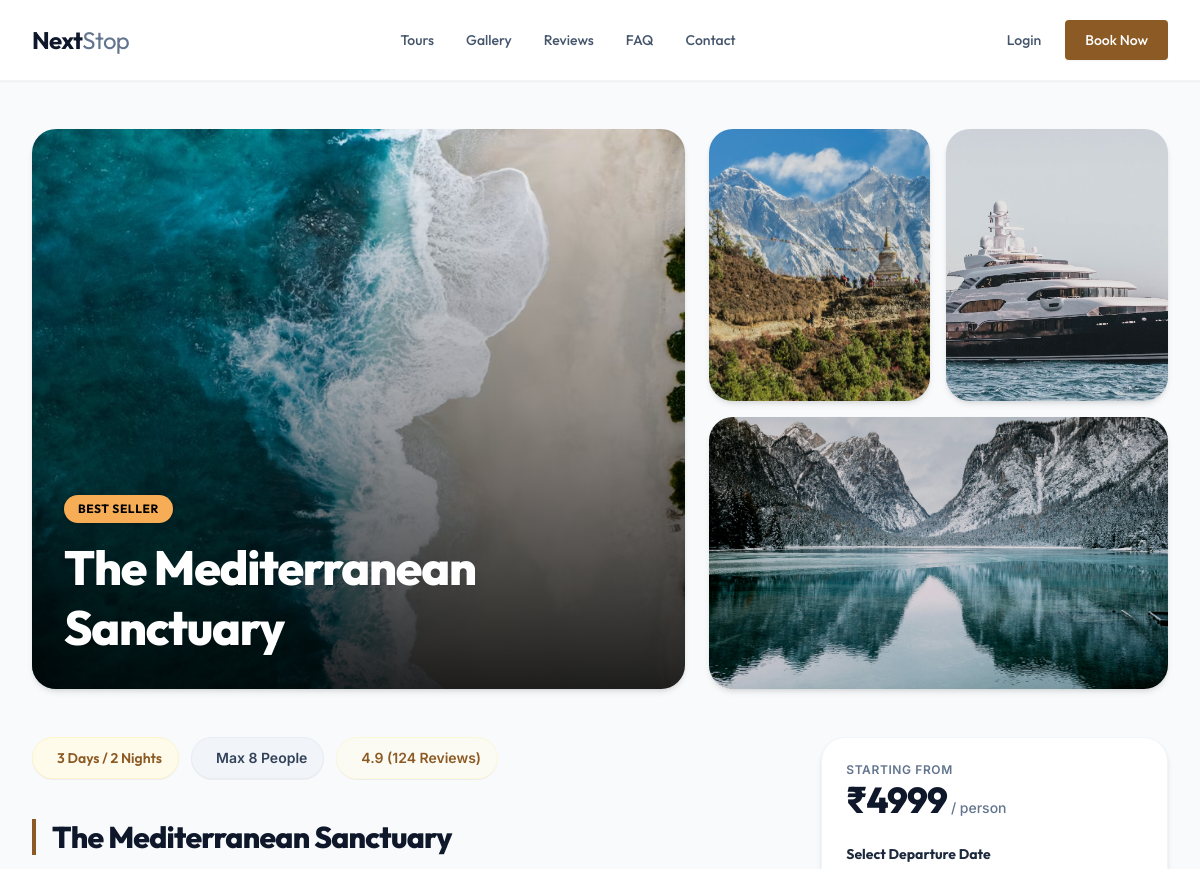
The app's page /packages/package_detail/1/ (upper part), older data.
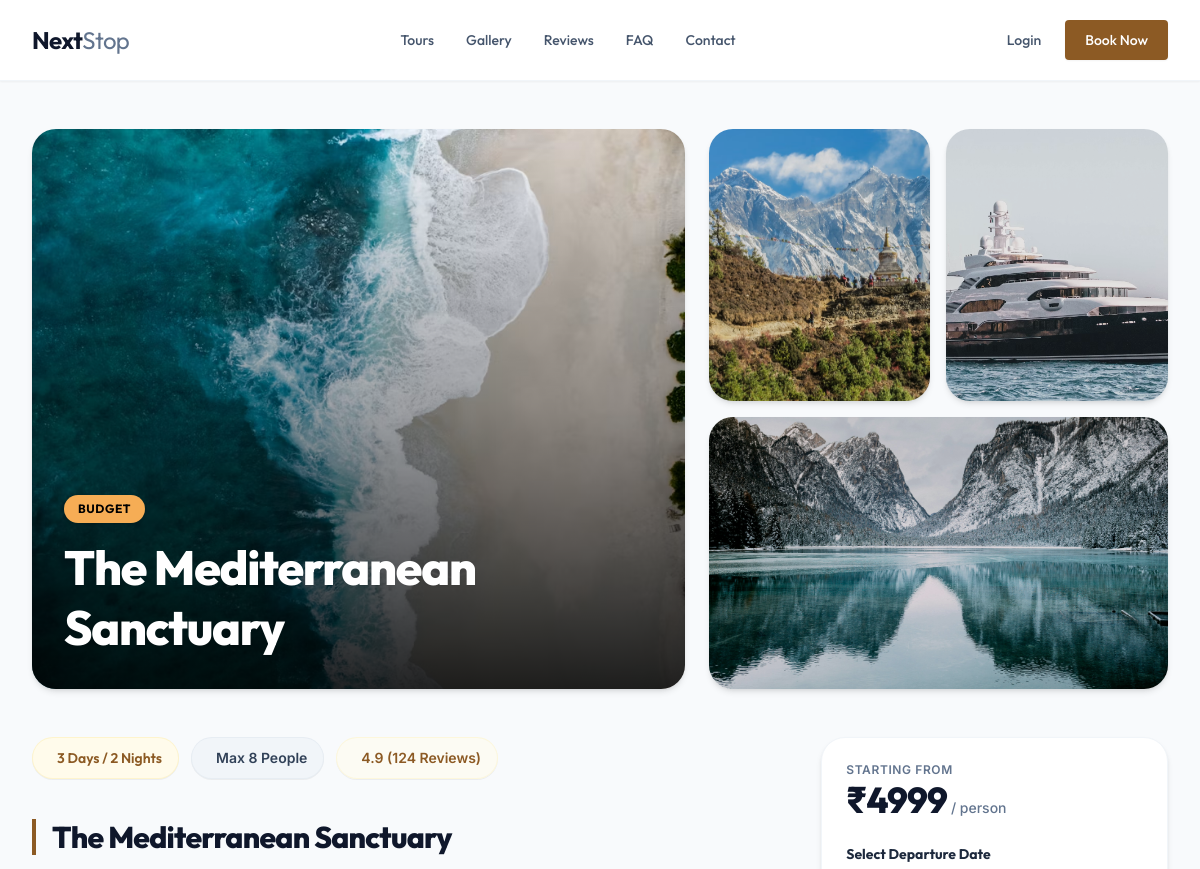
The same page, newer data.
### packages/models.py (models this page shows)
class Packages(models.Model):
  TAG_LINE = (
    ('Adventure', 'Adventure'),
    ('Relaxation', 'Relaxation'),
    ('Cultural', 'Cultural'),
    ('Romantic', 'Romantic'),
    ('Family', 'Family'),
    ('Luxury', 'Luxury'),
    ('Budget', 'Budget'),
    ('Best Seller', 'Best Seller'),
    ('None', 'None')
  )
  CATEGORY = (
    ('Beach', 'Beach'),
    ('Adventure', 'Adventure'),
    ('Culture', 'Culture'),
    ('Diving', 'Diving')
  )
  tag_line = models.CharField(max_length=100, choices=TAG_LINE, default='None')
  category = models.CharField(max_length=100, default='Uncategorized')
  location = models.CharField(max_length=255)
  mini_title = models.CharField(max_length=255)
  total_days = models.IntegerField()
  total_nights = models.IntegerField()
  starting_price = models.FloatField()
  max_people = models.IntegerField()
  main_title = models.CharField(max_length=255)
  description = models.TextField()
  category = models.CharField(max_length=100, choices=CATEGORY)
  created_at = models.DateTimeField(auto_now_add=True)

### packages/views.py (the view)
# urls.py: path("package_detail/<int:packages_id>/", views.packages_detail_page , name="packages_detail_page"),
def packages_detail_page(request, packages_id):
  data = package_detail_data_inJSON(request, packages_id)
  return render(request, 'packages/packages_detail_page.html', {
    'packages_data': data,
  })

### packages/templates/packages/packages_detail_page.html (shortened to what this page needs)
{% extends 'layout/index.html' %}
{% load static %}
{% block main_content %}
<div class="max-w-7xl mx-auto px-4 sm:px-6 lg:px-8 py-8 md:py-12">
  <div class="grid grid-cols-1 lg:grid-cols-12 gap-4 lg:gap-6 mb-8 lg:mb-12">
    <div class="{% if packages_data.images|length > 1 %}lg:col-span-7{% else %}lg:col-span-12{% endif %} relative h-[320px] sm:h-[400px] md:h-[480px] lg:h-[560px] rounded-3xl overflow-hidden group shadow-md">
      {% if packages_data.images.0 %}
      <img src="{{ packages_data.images.0 }}" alt="{{ packages_data.mini_title }}" class="w-full h-full object-cover transition-transform duration-700 group-hover:scale-105" />
      {% else %}
      <img src="{% static 'images/placeholder.jpg' %}" alt="Placeholder" class="w-full h-full object-cover transition-transform duration-700 group-hover:scale-105" />
      {% endif %}
      <div class="absolute inset-0 bg-gradient-to-t from-black/85 via-black/35 to-transparent"></div>
      <div class="absolute bottom-6 left-6 right-6 md:bottom-8 md:left-8 md:right-8">
        <span class="inline-block bg-[#F6AD55] text-black text-xs font-bold px-3.5 py-1.5 rounded-full uppercase tracking-wider mb-3.5 shadow-sm">
          {{ packages_data.tag_line }}
        </span>
        <h1 class="text-3xl md:text-4xl lg:text-5xl font-extrabold text-white leading-tight tracking-tight drop-shadow-xs">
          {{ packages_data.main_title }}
        </h1>
      </div>
    </div>
    {% if packages_data.images|length > 1 %}
    <div class="lg:col-span-5 grid grid-cols-2 grid-rows-2 gap-4 h-[300px] sm:h-[360px] md:h-[420px] lg:h-[560px]">
      <div class="relative rounded-3xl overflow-hidden group shadow-md {% if packages_data.images|length == 2 %}col-span-2 row-span-2{% elif packages_data.images|length == 3 %}row-span-2{% endif %}">
        <div class="absolute inset-0 bg-black/10 group-hover:bg-black/0 transition-colors duration-300"></div>
      </div>
      {% if packages_data.images|length > 2 %}
      <div class="relative rounded-3xl overflow-hidden group shadow-md {% if packages_data.images|length == 3 %}row-span-2{% endif %}">
        <div class="absolute inset-0 bg-black/10 group-hover:bg-black/0 transition-colors duration-300"></div>
      </div>
      {% endif %}
      {% if packages_data.images|length > 3 %}
      <div class="col-span-2 relative rounded-3xl overflow-hidden group shadow-md">
        <div class="absolute inset-0 bg-black/10 group-hover:bg-black/0 transition-colors duration-300"></div>
      </div>
      {% endif %}
    </div>
    {% endif %}
  </div>
  <div class="grid grid-cols-1 lg:grid-cols-12 gap-8 lg:gap-12">
    <div class="lg:col-span-8 space-y-10">
      <div class="flex flex-wrap gap-3">
        <span class="inline-flex items-center px-4 py-2.5 rounded-full text-sm font-semibold bg-amber-50 text-[#8c5a24] border border-amber-100/80 shadow-2xs">
          {{ packages_data.total_days }} Days / {{ packages_data.total_nights }} Nights
        </span>
        <span class="inline-flex items-center px-4 py-2.5 rounded-full text-sm font-semibold bg-slate-100 text-slate-700 border border-slate-200/60 shadow-2xs font-inter">
          Max {{ packages_data.max_people }} People
        </span>
        <span class="inline-flex items-center px-4 py-2.5 rounded-full text-sm font-semibold bg-amber-50/50 text-[#8c5a24] border border-amber-100/50 shadow-2xs font-inter">
          4.9 (124 Reviews)
        </span>
      </div>
      <div class="space-y-4">
        <div class="border-l-4 border-[#8c5a24] pl-4">
          <h2 class="text-2xl md:text-3xl font-extrabold text-slate-900 tracking-tight">
            {{ packages_data.main_title }}
          </h2>
        </div>
      </div>
    </div>
    <div class="lg:col-span-4">
      <div class="lg:sticky lg:top-24 bg-white border border-slate-100 rounded-3xl p-6 shadow-md space-y-6">
        <div>
          <span class="text-slate-500 text-xs font-semibold block mb-0.5 uppercase tracking-wider font-inter">Starting from</span>
          <div class="flex items-baseline space-x-1">
            <span class="text-4xl font-extrabold text-slate-900 tracking-tight">₹{{ packages_data.starting_price|floatformat:"0" }}</span>
            <span class="text-slate-500 text-sm font-medium font-inter">/ person</span>
          </div>
        </div>
        <div class="space-y-3">
          <span class="block text-sm font-bold text-slate-800">Select Departure Date</span>
        </div>
      </div>
    </div>
  </div>
</div>
{% endblock %}

### templates/layout/index.html (shortened to what this page needs)
{% load static %}
{% load static tailwind_tags %}
<!doctype html>
<html lang="en" class="h-full">
  <head>
    {% tailwind_css %}
    <link href="https://cdn.jsdelivr.net/npm/remixicon@4.5.0/fonts/remixicon.css" rel="stylesheet" />
  </head>
  <body class="bg-slate-50 min-h-screen flex flex-col text-slate-850 antialiased">
    <header class="sticky top-0 z-50 bg-white/95 backdrop-blur-md border-b border-slate-100 shadow-xs">
      <div class="max-w-7xl mx-auto px-4 sm:px-6 lg:px-8">
        <div class="flex items-center justify-between h-20">
          <div class="flex-shrink-0 flex items-center">
            <a href="{% url 'home' %}" class="text-2xl font-bold tracking-tight text-slate-900">
              Next<span class="font-normal text-slate-500">Stop</span>
            </a>
          </div>
          <nav class="hidden md:flex space-x-8">
            <a href="{% url 'packages_page' %}" class="{% if request.resolver_match.url_name == 'packages_page' %}text-slate-900 underline underline-offset-4{% else %}text-slate-600{% endif %} text-sm font-medium text-slate-600 hover:text-slate-900 transition-colors py-2">Tours</a>
            <a href="{% url 'gallery_page' %}" class="{% if request.resolver_match.url_name == 'gallery_page' %}text-slate-900 underline underline-offset-4{% else %}text-slate-600{% endif %} text-sm font-medium text-slate-600 hover:text-slate-900 transition-colors py-2">Gallery</a>
            <a href="{% url 'review_page' %}" class="{% if request.resolver_match.url_name == 'review_page' %}text-slate-900 underline underline-offset-4{% else %}text-slate-600{% endif %} text-sm font-medium text-slate-600 hover:text-slate-900 transition-colors py-2">Reviews</a>
            <a href="{% url 'FAQ_page' %}" class="{% if request.resolver_match.url_name == 'FAQ_page' %}text-slate-900 underline underline-offset-4{% else %}text-slate-600{% endif %} text-sm font-medium text-slate-600 hover:text-slate-900 transition-colors py-2">FAQ</a>
            <a href="{% url 'contact_page' %}" class="{% if request.resolver_match.url_name == 'contact_page' %}text-slate-900 underline underline-offset-4{% else %}text-slate-600{% endif %} text-sm font-medium text-slate-600 hover:text-slate-900 transition-colors py-2">Contact</a>
          </nav>
          <div class="hidden md:flex items-center space-x-6">
            {% if user.is_authenticated %}
              <a href="{% url 'user_page' %}" class="flex items-center gap-2 group focus:outline-none">
                <div class="w-8 h-8 rounded-full border border-slate-200 overflow-hidden bg-slate-100 ring-2 ring-transparent group-hover:ring-[#8c5a24] transition-all flex-shrink-0">
                  {% if user.profile.image %}
                    <img src="{{ user.profile.image.url }}" alt="Profile" class="w-full h-full object-cover">
                  {% else %}
                    <img src="{% static 'images/default_user.jpeg' %}" alt="Profile" class="w-full h-full object-cover">
                  {% endif %}
                </div>
                <span class="text-sm font-semibold text-slate-650 group-hover:text-slate-900 transition-colors">
                  {{ user.profile.full_name|default:user.username }}
                </span>
              </a>
            {% else %}
              <a href="{% url 'login' %}" class="text-sm font-medium text-slate-600 hover:text-slate-900 transition-colors">Login</a>
            {% endif %}
            <a href="{% url 'booking_page' %}" class="bg-[#8c5a24] hover:bg-[#72491d] text-white text-sm font-medium px-5 py-2.5 rounded transition-all duration-200 shadow-xs hover:shadow-md">Book Now</a>
          </div>
        </div>
      </div>
    </header>
    <main class="flex-grow">
      {% block main_content %} {% endblock %}
    </main>
  </body>
</html>

### templates/layout/index.html (style rules this page uses)
body { font-family: 'Outfit', 'Inter', sans-serif; }
.font-inter { font-family: 'Inter', sans-serif; }

Row changes from the older to the newer data that the page shows:
changed Packages "The Mediterranean Sanctuary": tag_line "BEST SELLER" → "BUDGET"
